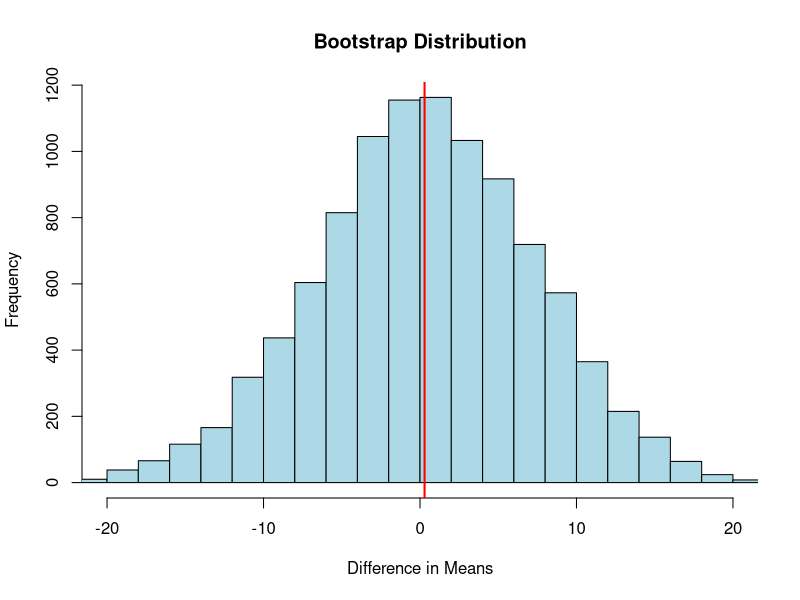

Write the R code that produced this figure.
#Hypothesis:
  
# Null Hypothesis (H0): The effect of the new device in raising blood pressure is similar to the effect of the old device.
# Alternative Hypothesis (HA): The effect of the new device in raising blood pressure is different from the effect of the old device.

group1 <- c(126, 120, 150, 118, 139, 98, 122, 140)
group2 <- c(114, 146, 123, 126, 116, 133)

# Observed test statistic (difference in means)
obs_diff <- mean(group1) - mean(group2)

# Permutation Test
combined <- c(group1, group2)
perm_diff <- vector(length = 10000)

for (i in 1:10000) {
  perm_combined <- sample(combined)
  perm_group1 <- perm_combined[1:length(group1)]
  perm_group2 <- perm_combined[(length(group1)+1):length(perm_combined)]
  perm_diff[i] <- mean(perm_group1) - mean(perm_group2)
}

# Calculate p-value
p_value_perm <- sum(abs(perm_diff) >= abs(obs_diff)) / length(perm_diff)

# Bootstrap
bootstrap_diff <- vector(length = 10000)

for (i in 1:10000) {
  bootstrap_group1 <- sample(group1, replace = TRUE)
  bootstrap_group2 <- sample(group2, replace = TRUE)
  bootstrap_diff[i] <- mean(bootstrap_group1) - mean(bootstrap_group2)
}

# Calculate bootstrap confidence interval
ci_bootstrap <- quantile(bootstrap_diff, c(0.025, 0.975))

# Print results
cat("Permutation Test:\n")
cat("Observed Difference in Means:", obs_diff, "\n")
cat("P-value:", p_value_perm, "\n\n")

cat("Bootstrap:\n")
cat("Observed Difference in Means:", obs_diff, "\n")
cat("95% Confidence Interval:", ci_bootstrap, "\n")

# Plot bootstrap distribution
hist(bootstrap_diff, breaks = 30, col = "lightblue", main = "Bootstrap Distribution",
     xlab = "Difference in Means", xlim = c(-20, 20))
abline(v = obs_diff, col = "red", lwd = 2)


#In the results, the p-value from the permutation test indicates the likelihood of observing a difference 
#in means as extreme as the observed difference if the null hypothesis were true. The confidence interval 
#from the bootstrap method provides a range of plausible values for the difference in means. If the p-value 
#is below the chosen significance level (e.g., 0.05) or if the confidence interval does not contain zero, 
#we can reject the null hypothesis and conclude that the effects of the old and new devices are different.



#========================================
